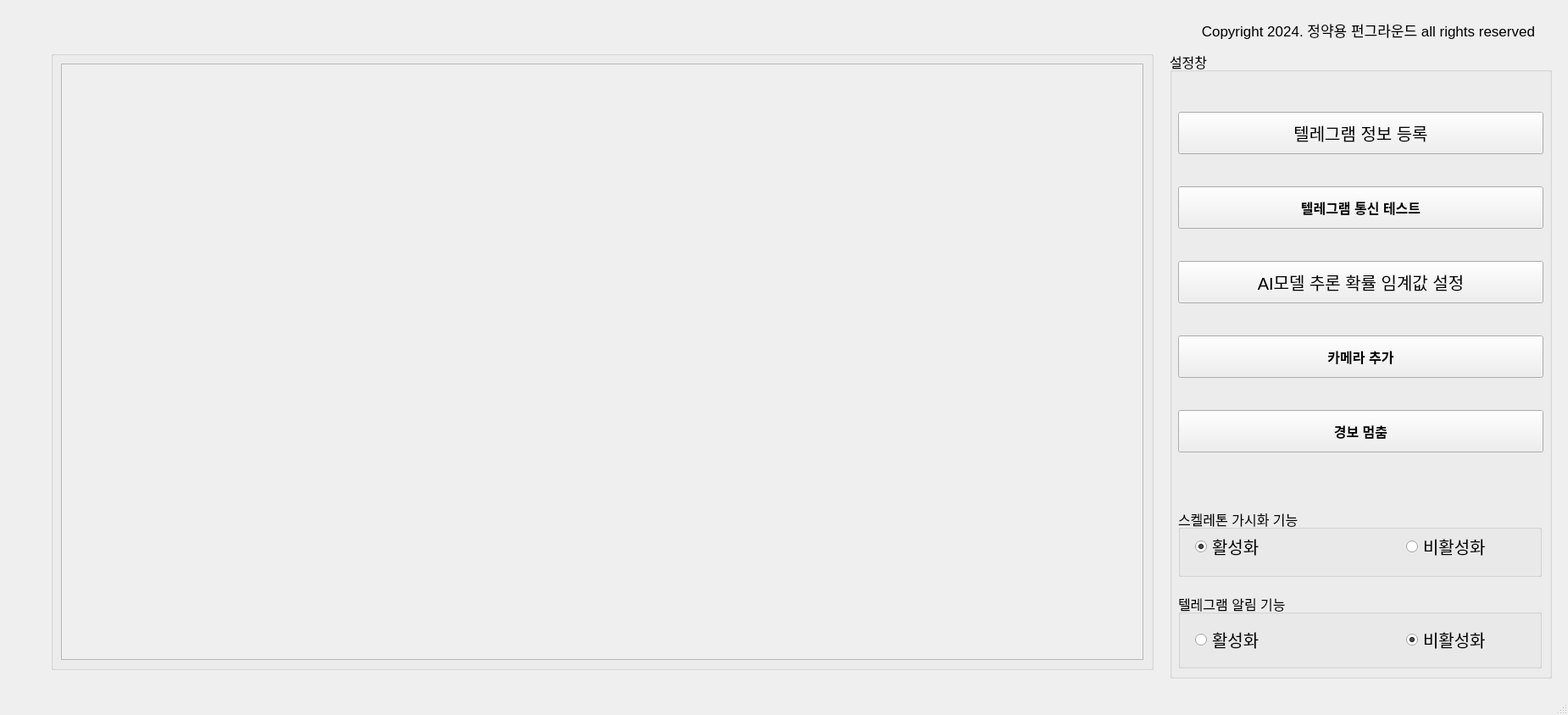
<?xml version="1.0" encoding="UTF-8"?>
<ui version="4.0">
 <class>MainWindow</class>
 <widget class="QMainWindow" name="MainWindow">
  <property name="geometry">
   <rect>
    <x>0</x>
    <y>0</y>
    <width>1850</width>
    <height>844</height>
   </rect>
  </property>
  <property name="windowTitle">
   <string>MainWindow</string>
  </property>
  <widget class="QWidget" name="centralwidget">
   <widget class="QGroupBox" name="groupBox_main">
    <property name="geometry">
     <rect>
      <x>60</x>
      <y>60</y>
      <width>1301</width>
      <height>731</height>
     </rect>
    </property>
    <property name="font">
     <font>
      <pointsize>12</pointsize>
     </font>
    </property>
    <property name="title">
     <string/>
    </property>
    <layout class="QVBoxLayout" name="verticalLayout_3">
     <item>
      <layout class="QVBoxLayout" name="verticalLayout_4">
       <item>
        <widget class="QScrollArea" name="scroll_area">
         <property name="widgetResizable">
          <bool>true</bool>
         </property>
         <widget class="QWidget" name="scrollAreaWidgetContents">
          <property name="geometry">
           <rect>
            <x>0</x>
            <y>0</y>
            <width>1277</width>
            <height>707</height>
           </rect>
          </property>
         </widget>
        </widget>
       </item>
      </layout>
     </item>
    </layout>
   </widget>
   <widget class="QGroupBox" name="groupBox_status">
    <property name="geometry">
     <rect>
      <x>1380</x>
      <y>60</y>
      <width>451</width>
      <height>741</height>
     </rect>
    </property>
    <property name="font">
     <font>
      <pointsize>12</pointsize>
     </font>
    </property>
    <property name="title">
     <string>설정창</string>
    </property>
    <widget class="QWidget" name="verticalLayoutWidget">
     <property name="geometry">
      <rect>
       <x>10</x>
       <y>40</y>
       <width>431</width>
       <height>471</height>
      </rect>
     </property>
     <layout class="QVBoxLayout" name="verticalLayout">
      <item>
       <widget class="QPushButton" name="telegram_enroll_btn">
        <property name="sizePolicy">
         <sizepolicy hsizetype="Minimum" vsizetype="Fixed">
          <horstretch>0</horstretch>
          <verstretch>0</verstretch>
         </sizepolicy>
        </property>
        <property name="minimumSize">
         <size>
          <width>0</width>
          <height>50</height>
         </size>
        </property>
        <property name="font">
         <font>
          <pointsize>15</pointsize>
         </font>
        </property>
        <property name="text">
         <string>텔레그램 정보 등록</string>
        </property>
       </widget>
      </item>
      <item>
       <widget class="QPushButton" name="telegram_test_btn">
        <property name="minimumSize">
         <size>
          <width>0</width>
          <height>50</height>
         </size>
        </property>
        <property name="font">
         <font>
          <weight>75</weight>
          <bold>true</bold>
         </font>
        </property>
        <property name="text">
         <string>텔레그램 통신 테스트</string>
        </property>
       </widget>
      </item>
      <item>
       <widget class="QPushButton" name="ai_model_conf_btn">
        <property name="minimumSize">
         <size>
          <width>0</width>
          <height>50</height>
         </size>
        </property>
        <property name="font">
         <font>
          <pointsize>15</pointsize>
         </font>
        </property>
        <property name="text">
         <string>AI모델 추론 확률 임계값 설정</string>
        </property>
       </widget>
      </item>
      <item>
       <widget class="QPushButton" name="camera_add_btn">
        <property name="minimumSize">
         <size>
          <width>0</width>
          <height>50</height>
         </size>
        </property>
        <property name="font">
         <font>
          <weight>75</weight>
          <bold>true</bold>
         </font>
        </property>
        <property name="text">
         <string>카메라 추가</string>
        </property>
       </widget>
      </item>
      <item>
       <widget class="QPushButton" name="alarm_btn">
        <property name="minimumSize">
         <size>
          <width>0</width>
          <height>50</height>
         </size>
        </property>
        <property name="font">
         <font>
          <weight>75</weight>
          <bold>true</bold>
         </font>
        </property>
        <property name="text">
         <string>경보 멈춤</string>
        </property>
       </widget>
      </item>
     </layout>
    </widget>
    <widget class="QGroupBox" name="groupBox_skeleton">
     <property name="geometry">
      <rect>
       <x>10</x>
       <y>540</y>
       <width>429</width>
       <height>81</height>
      </rect>
     </property>
     <property name="sizePolicy">
      <sizepolicy hsizetype="Minimum" vsizetype="Minimum">
       <horstretch>0</horstretch>
       <verstretch>0</verstretch>
      </sizepolicy>
     </property>
     <property name="title">
      <string>스켈레톤 가시화 기능</string>
     </property>
     <widget class="QWidget" name="horizontalLayoutWidget_4">
      <property name="geometry">
       <rect>
        <x>20</x>
        <y>20</y>
        <width>391</width>
        <height>51</height>
       </rect>
      </property>
      <layout class="QHBoxLayout" name="horizontalLayout_4">
       <item>
        <widget class="QRadioButton" name="sk_active_radio_btn">
         <property name="font">
          <font>
           <pointsize>15</pointsize>
          </font>
         </property>
         <property name="text">
          <string>활성화</string>
         </property>
         <property name="checked">
          <bool>true</bool>
         </property>
        </widget>
       </item>
       <item>
        <spacer name="horizontalSpacer_2">
         <property name="orientation">
          <enum>Qt::Horizontal</enum>
         </property>
         <property name="sizeType">
          <enum>QSizePolicy::Fixed</enum>
         </property>
         <property name="sizeHint" stdset="0">
          <size>
           <width>100</width>
           <height>20</height>
          </size>
         </property>
        </spacer>
       </item>
       <item>
        <widget class="QRadioButton" name="sk_unactive_radio_btn">
         <property name="font">
          <font>
           <pointsize>15</pointsize>
          </font>
         </property>
         <property name="text">
          <string>비활성화</string>
         </property>
         <property name="checked">
          <bool>false</bool>
         </property>
        </widget>
       </item>
      </layout>
     </widget>
    </widget>
    <widget class="QGroupBox" name="groupBox_telegram">
     <property name="geometry">
      <rect>
       <x>10</x>
       <y>640</y>
       <width>429</width>
       <height>89</height>
      </rect>
     </property>
     <property name="sizePolicy">
      <sizepolicy hsizetype="Minimum" vsizetype="Minimum">
       <horstretch>0</horstretch>
       <verstretch>0</verstretch>
      </sizepolicy>
     </property>
     <property name="title">
      <string>텔레그램 알림 기능</string>
     </property>
     <widget class="QWidget" name="horizontalLayoutWidget_3">
      <property name="geometry">
       <rect>
        <x>20</x>
        <y>30</y>
        <width>391</width>
        <height>51</height>
       </rect>
      </property>
      <layout class="QHBoxLayout" name="horizontalLayout_3">
       <item>
        <widget class="QRadioButton" name="active_radio_btn">
         <property name="font">
          <font>
           <pointsize>15</pointsize>
          </font>
         </property>
         <property name="text">
          <string>활성화</string>
         </property>
         <property name="checked">
          <bool>false</bool>
         </property>
        </widget>
       </item>
       <item>
        <spacer name="horizontalSpacer">
         <property name="orientation">
          <enum>Qt::Horizontal</enum>
         </property>
         <property name="sizeType">
          <enum>QSizePolicy::Fixed</enum>
         </property>
         <property name="sizeHint" stdset="0">
          <size>
           <width>100</width>
           <height>20</height>
          </size>
         </property>
        </spacer>
       </item>
       <item>
        <widget class="QRadioButton" name="unactive_radio_btn">
         <property name="font">
          <font>
           <pointsize>15</pointsize>
          </font>
         </property>
         <property name="text">
          <string>비활성화</string>
         </property>
         <property name="checked">
          <bool>true</bool>
         </property>
        </widget>
       </item>
      </layout>
     </widget>
    </widget>
   </widget>
   <widget class="QLabel" name="label">
    <property name="geometry">
     <rect>
      <x>1120</x>
      <y>20</y>
      <width>691</width>
      <height>31</height>
     </rect>
    </property>
    <property name="font">
     <font>
      <pointsize>13</pointsize>
     </font>
    </property>
    <property name="text">
     <string>Copyright 2024. 정약용 펀그라운드 all rights reserved</string>
    </property>
    <property name="alignment">
     <set>Qt::AlignRight|Qt::AlignTrailing|Qt::AlignVCenter</set>
    </property>
   </widget>
  </widget>
  <widget class="QMenuBar" name="menubar">
   <property name="geometry">
    <rect>
     <x>0</x>
     <y>0</y>
     <width>1850</width>
     <height>26</height>
    </rect>
   </property>
  </widget>
  <widget class="QStatusBar" name="statusbar"/>
 </widget>
 <resources/>
 <connections/>
</ui>
